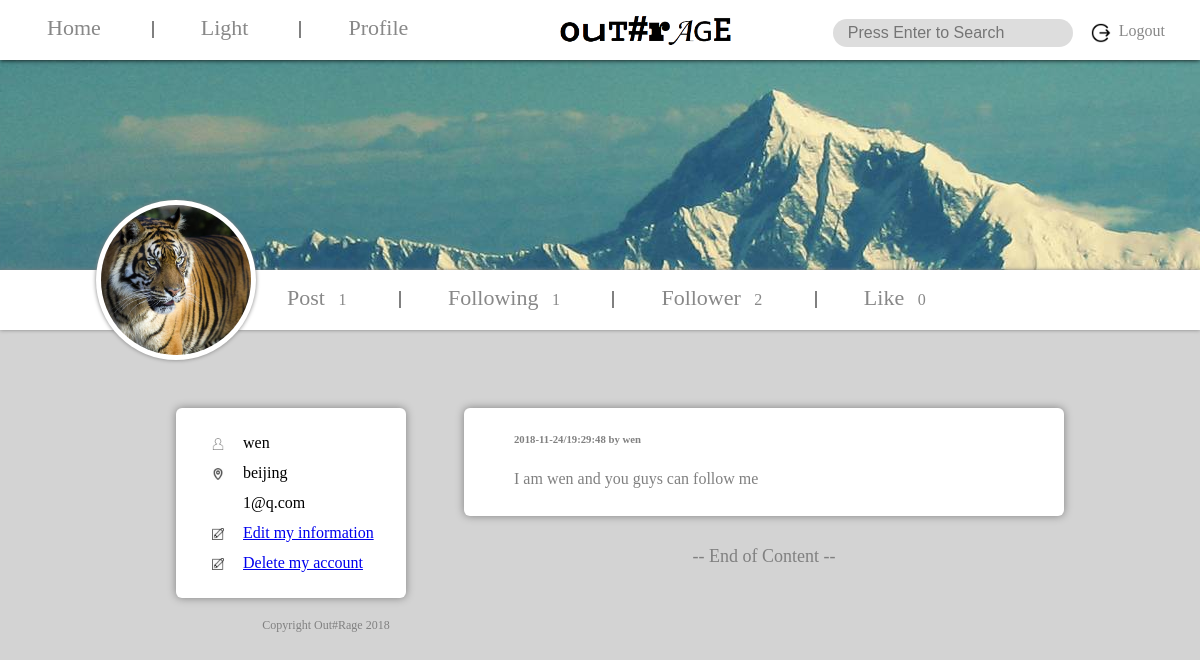
The page /profile.php (signed in) on the database its author committed.
### tables this page shows
CREATE TABLE `users` (
  `username` varchar(20) NOT NULL,
  `loginstate` varchar(10) NOT NULL DEFAULT 'offline',
  `password` varchar(10) NOT NULL,
  `city` varchar(50) NOT NULL,
  `age` int(10) NOT NULL,
  `profile` varchar(200) NOT NULL,
  `birthday` varchar(20) NOT NULL,
  `gender` varchar(20) NOT NULL,
  `email` varchar(50) NOT NULL,
  `like_post` varchar(1000) NOT NULL
);

CREATE TABLE `post` (
  `post_id` int(50) NOT NULL,
  `username` varchar(20) NOT NULL,
  `post_time` varchar(50) NOT NULL,
  `post_content` varchar(200) NOT NULL,
  `post_picture` varchar(200) NOT NULL,
  `like_num` int(20) NOT NULL
);

### profile.php (the view, shortened to what this page needs)
<?php
	if((!isset($_GET["user"]))||($_GET["user"]==$_SESSION["username"]))
	{
		$current_display_username=$_SESSION["username"];
		$current_display_profile=$_SESSION["profile"];
		$current_display_city=$_SESSION["city"];
		$current_display_email=$_SESSION["email"];
		$display_function=true;
	}
	$con=mysqli_connect("localhost","root","","users");
	$query_num="select * ,count(*) as `num` from `post` where `username` = \"".$current_display_username."\" order by `post_time` desc";
	$result_num=mysqli_query($con,$query_num);
	$result_num->data_seek(0);
	$row_num=$result_num->fetch_assoc();
	$post_num = $row_num["num"];
	$query_num = "select * from `relation` where `userone` = \"".$current_display_username."\"";
	$result_num=mysqli_query($con,$query_num);$num_row1=mysqli_num_rows($result_num);
	for ($i=0;$i<$num_row1;$i++){
		$row_num=mysqli_fetch_assoc($result_num);
		$following[$i]=$row_num["usertwo"];
	}
	$following_num = $i;
	$query_num = "select * from `relation` where `usertwo` = \"".$current_display_username."\"";
	$result_num=mysqli_query($con,$query_num);$num_row2=mysqli_num_rows($result_num);
	for ($i=0;$i<$num_row2;$i++){
		$row_num=mysqli_fetch_assoc($result_num);
		$follower[$i]=$row_num["userone"];
	}
	$follower_num = $i;
	$like_post="select like_post from `users` where `username` = \"".$current_display_username."\"";
	$result_post=mysqli_query($con,$like_post);
	$row_post=mysqli_fetch_array($result_post);
	$row_post=rtrim($row_post["like_post"]);
	$ulikes=preg_split("/\s/",$row_post);
	if($ulikes[0]=="")
	{
		$like_num=0;
	}
	else
	{
		$like_num=count($ulikes);
	}
	$query_post="select `username`,`post_time`,`post_content`,`post_picture` from `post` where `username` = \"".$current_display_username."\" order by `post_time` desc";
?>
<html>
<head>
<link rel="stylesheet" type="text/css" href="theme.css"/>
</head>
<body style="overflow:visible;">
<span style="position:absolute;top:20px;left:0px;width:100%;height:300px;background-image:url(profile_bgs/bg1.jpg);background-repeat:no-repeat;background-position:-400 -400;text-align:center"></span>
<div style="position:absolute;top:270px;left:0px;width:100%;min-width:1200px;height:60px;background-color:white;box-shadow:0px 0px 4px grey;">
<span style="position:absolute;left:20%;top:15px;">
<a href="profile.php?<?php echo "user=".$current_display_username."&";?>q=post" class="main_button">Post
<span style="padding-left:8px;font-size:16px;">
<?php echo $post_num;?>
</span>
</a>
<span class="division_line"></span>
<a href="profile.php?<?php echo "user=".$current_display_username."&";?>q=following" class="main_button">Following
<span style="padding-left:8px;font-size:16px;">
<?php echo $following_num;?>
</span>
</a>
<span class="division_line"></span>
<a href="profile.php?<?php echo "user=".$current_display_username."&";?>q=follower" class="main_button">Follower
<span style="padding-left:8px;font-size:16px;">
<?php echo $follower_num;?>
</span>
</a>
<span class="division_line"></span>
<a href="profile.php?<?php echo "user=".$current_display_username."&";?>q=like" class="main_button">Like
<span style="padding-left:8px;font-size:16px;">
<?php echo $like_num;?>
</span>
</a>
</span>
</div>
<div style="position:absolute;top:200px;left:8%;width:160px;height:160px;border-radius:50%;background-color:white;box-shadow:0px 0px 4px grey;padding:0px;">
<div style="position:relative;top:5px;"><img class="headerimg" src="./<?php echo $current_display_profile;?>"/></div>
</div>
<div style="position:absolute;left:10%;margin-top:400px;width:80%;min-width:1000px;text-align:center">
<div style="display:inline-block;width:20%;vertical-align:top;">
<div class="info_block" style="display:inline-block;width:100%;padding:15px;">
<table style="padding-left:10px;" cellspacing="10px">
<tr>
<td style="vertical-align:top;padding-top:5px;"><img src="images/name.png" style="max-height:12px;max-width:12px;"></td>
<td style="padding-left:8px;"><?php echo $current_display_username;?></td>
</tr>
<tr>
<td style="vertical-align:top;padding-top:5px;"><img src="images/location.png" style="height:12px;width:12px;"></td>
<td style="padding-left:8px;"><?php echo $current_display_city;?></td>
</tr>
<tr>
<td style="vertical-align:top;padding-top:5px;"><img src="images/description.png" style="height:12px;width:12px;"></td>
<td style="padding-left:8px;"><?php echo $current_display_email;?></td>
</tr>
<?php if($display_function){?>
<tr>
<td style="vertical-align:top;padding-top:5px;"><img src="images/pen.png" style="height:12px;width:12px;"></td>
<td style="padding-left:8px;"><a href="profile.php?q=edit">Edit my information</a></td>
</tr>
<tr>
<td style="vertical-align:top;padding-top:5px;"><img src="images/pen.png" style="height:12px;width:12px;"></td>
<td style="padding-left:8px;"><a href="profile.php?q=delete">Delete my account</a></td>
</tr>
<?php }?>
</table>
</div>
<span style="display:inline-block;height:20px;width:100%;min-width:300px;vertical-align:top;">
</span>
<span style="display:inline-block;height:50px;width:100%;min-width:300px;vertical-align:top;">
<a style="font-size:12px;color:grey;">Copyright Out#Rage 2018</a>
</span>
</div>
<div style="display:inline-block;width:80px;height:300px;vertical-align:top;"></div>
<div style="display:inline-block;width:60%;vertical-align:top;">
<span class="info_block" style="display:inline-block;width:100%;min-height:100px;vertical-align:left;text-align:left">
<span class="info_block_content">
<?php
	if((!isset($_GET["q"]))||($_GET["q"]=="post"))
	{
		$result=mysqli_query($con,$query_post);
		$result->data_seek(0);
		while($row=$result->fetch_assoc())
		{
			$time=preg_split("/_/",$row["post_time"]);
			echo "<h6>".$time[0]."-".$time[1]."-".$time[2]."/".$time[3].":".$time[4].":".$time[5]." by ".$row["username"]."<br/></h6>";
			if($row["post_content"]!="")
			{
				echo $row["post_content"]."<br/><br/>";
			}
		}
	}
?>
</span>
</span>
<span style="display:inline-block;width:100%;height:30px;vertical-align:left;"></span>
<span style="display:inline-block;width=100%;height:70px;vertical-align:left;font-size:18px;color:grey;">-- End of Content --</span>
</div>
</div>
<div class="top_bar" style="text-align:center">
<span style="float:left">
<a href="index.php" class="main_button">Home</a>
<span class="division_line"></span>
<a href="light.php" class="main_button">Light</a>
<span class="division_line"></span>
<a href="profile.php" class="main_button">Profile</a>
</span>
<img src="images/logo.png" style="display:inline-block;max-height:30px;"/>
<span style="float:right;margin-right:10px;padding-top:8px;"><img src="images/logout.png" style="max-height:20px;max-width:20px;"/><span style="float:right;margin-right:25px;padding-left:8px;position:relative;bottom:1px;"><a class="logout_button" href="logout.php">Logout</a></span></span>
<form style="float:right;margin-right:20px;width:20%;" action="search.php" method="GET" onsubmit="return submitCheck(content)">
<input type="text" class="input_bar" name="content" style="width:100%;" placeholder="Press Enter to Search"/>
</form>
</div>
</body>
</html>

### theme.css (style rules this page uses)
.info_block { border-radius:6px; color:grey; text-align:center; text-decoration:none; box-shadow:0px 0px 8px 0px grey; background-color:white; display:inline-block; width:100%; }
.info_block_content { display:block; margin-top:10px; margin-left:50px; margin-bottom:10px; text-align:left; }
body { background-color:lightgrey; text-align:center; }
.headerimg { border-radius:50%; height:150px; width:150px; }
.main_button { color:#888888; text-align:center; text-decoration:none; font-size:22px; margin:4px 2px; padding:15px 45px; }
.input_bar { border:none; background-color:#DDDDDD; color:#777777; text-align:left; text-decoration:none; font-size:16px; margin:4px 2px; padding:5px 15px; border-radius:30px; }
.division_line { border-left:2px solid grey; }
.top_bar { top:0; left:0; width:100%; position:fixed; float:center; height:40px; padding-top:15px; padding-bottom:5px; box-shadow:0px 0px 5px 0px black; background-color:white; text-align:left; }
.logout_button { color:#888888; text-decoration:none; }

### rows shown on the page
users: like_post "0"
post: post_time "2018", post_time "11", post_time "24", post_time "19", post_time "29", post_time "48", username "wen", post_content "I am wen and you guys can follow me"

### other values the page prints
$post_num "1"
$following_num "1"
$follower_num "2"
$current_display_username "wen"
$current_display_city "beijing"
$current_display_email "1@q.com"
